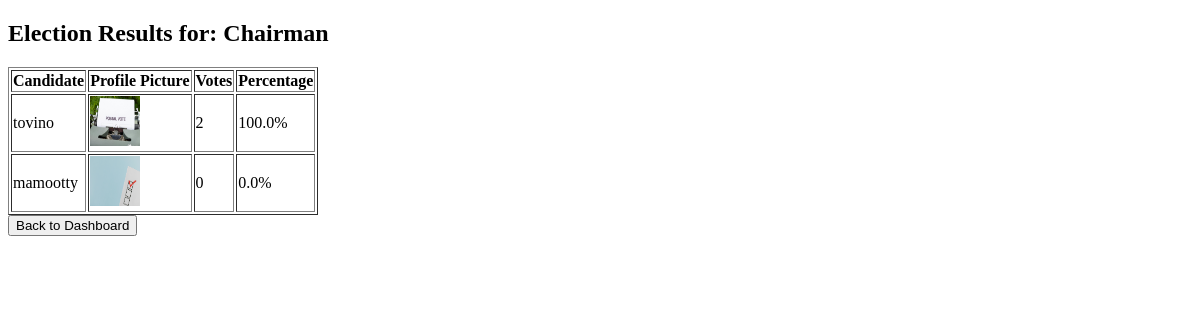
/elections/1/results/, run on an earlier commit of the app's database.
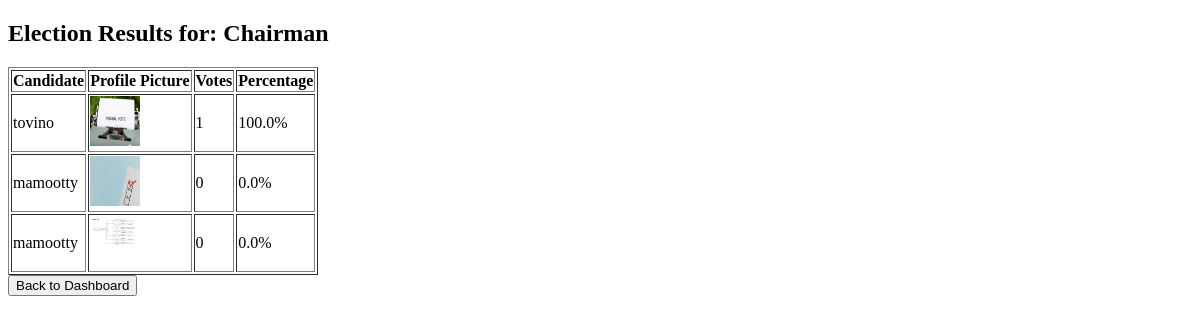
And on a later commit of the database.
### vote/models.py (models this page shows, shortened)
class Candidate(models.Model):
    election = models.ForeignKey(Election, on_delete=models.CASCADE)  # ✅ Link to Election
    name = models.CharField(max_length=255)
    subtitle = models.CharField(max_length=255, blank=True, null=True)
    profile_picture = models.ImageField(upload_to="candidate_profiles/", blank=True, null=True)

### vote/views.py (the view)
# urls.py: path("elections/<int:election_id>/results/", views.election_results, name="election_results"),
def election_results(request, election_id):
    election = get_object_or_404(Election, id=election_id)
    candidates = Candidate.objects.filter(election=election)
    total_votes = Vote.objects.filter(candidate__election=election).count()
    results = []
    for candidate in candidates:
        votes = Vote.objects.filter(candidate=candidate).count()
        percentage = (votes / total_votes) * 100 if total_votes > 0 else 0
        results.append({
            "candidate": candidate,
            "votes": votes,
            "percentage": round(percentage, 2)
        })
    return render(request, "election_results.html", {
        "election": election,
        "results": results,
        "total_votes": total_votes
    })

### vote/templates/election_results.html (shortened to what this page needs)
<!DOCTYPE html>
<html lang="en">
<head>
</head>
<body>
    <h2>Election Results for: {{ election.name }}</h2>
    {% if total_votes > 0 %}
        <table border="1">
            <thead>
                <tr>
                    <th>Candidate</th>
                    <th>Profile Picture</th>
                    <th>Votes</th>
                    <th>Percentage</th>
                </tr>
            </thead>
            <tbody>
                {% for result in results %}
                    <tr>
                        <td>{{ result.candidate.name }}</td>
                        <td>
                            {% if result.candidate.profile_picture %}
                                <img src="{{ result.candidate.profile_picture.url }}" width="50" height="50">
                            {% else %}
                                No Image
                            {% endif %}
                        </td>
                        <td>{{ result.votes }}</td>
                        <td>{{ result.percentage }}%</td>
                    </tr>
                {% endfor %}
            </tbody>
        </table>
    {% else %}
        <p>No votes have been cast yet.</p>
    {% endif %}
    <a href="/manager/{{ request.user.id }}/dashboard/">
        <button>Back to Dashboard</button>
    </a>
</body>
</html>

What changed in the data, as far as the page shows it:
computed for Candidate "tovino": votes "2" → "1"
added Candidate: candidate.name "mamootty", candidate.profile_picture (picture), votes "0", percentage "0.0"
